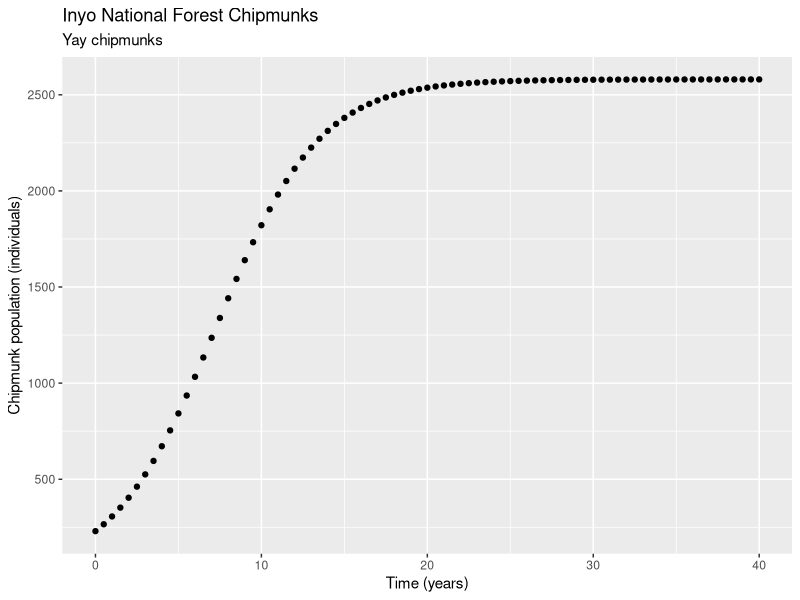

The R source for this figure:
## ---- chunk 1
knitr::opts_chunk$set(echo = TRUE)

library(tidyverse)
## ---- chunk 2
# Examples of logarithms (used hashtag for comments)

log(4)

# Example of exponents

exp(5)

log(exp(1))
## ---- chunk 3
# A sequence from 1 to 20, by increments of 1

ex_1 <- seq(from = 1, to = 20, by = 1)
# vector from 0 to 40 by increments of 0.2
ex_2 <- seq(from = 0, to = 40, by = 0.2)
#vector from 1 to 5000 by increments of 10
ex_3 <- seq(from = 1, to = 5000, by = 10)
## ---- chunk 4
pop_logistic <- function(capacity, initial_pop, rate, time_yr) {
  
  capacity/(1 + ((capacity - initial_pop) / initial_pop) * exp(-rate * time_yr))
  
}
pop_logistic(capacity = 2580, initial_pop = 230, rate = 0.32, time_yr = 2.4)
  
# use squigle brackets { } when defining a function
## ---- chunk 5
time_vec <- seq(from = 0, to = 40, by = 0.5) 

## ---- chunk 6
chipmunk_pop <- pop_logistic(capacity = 2580, initial_pop = 230, rate = 0.32, time_yr = time_vec)
## ---- chunk 7

chipmunk_df <- data.frame(time_vec, chipmunk_pop)

chipmunk_df  #call the data frame
## ---- chunk 8

ggplot(data = chipmunk_df, aes(x = time_vec, y = chipmunk_pop)) + 
  geom_point() +
  labs(x = "Time (years)",
      y = "Chipmunk population (individuals)",
      title = "Inyo National Forest Chipmunks",
      subtitle = "Yay chipmunks")
  #add axis labels and units with labs
